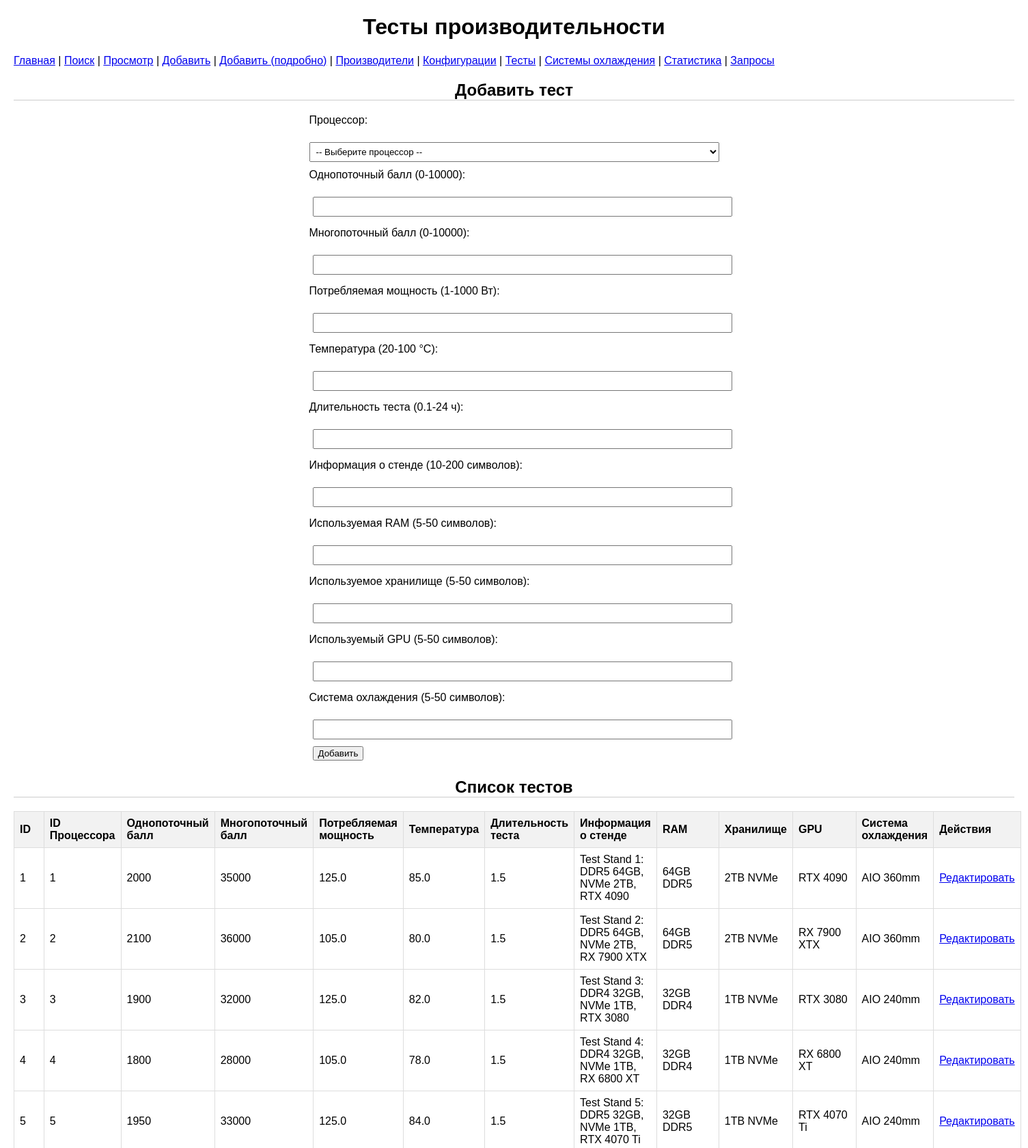
Screenshot of /performance (upper part) with the database file from the repository.
### tables this page shows
CREATE TABLE "performance_tests" (
	"id"	INTEGER,
	"processor_id"	INTEGER,
	"single_core_score"	INTEGER CHECK("single_core_score" BETWEEN 0 AND 10000),
	"multi_core_score"	INTEGER CHECK("multi_core_score" BETWEEN 0 AND 100000),
	"power_consumption"	FLOAT CHECK("power_consumption" BETWEEN 1 AND 1000),
	"temperature"	FLOAT CHECK("temperature" BETWEEN 20 AND 100),
	"test_duration"	FLOAT CHECK("test_duration" BETWEEN 0.1 AND 24),
	"test_stand_info"	VARCHAR(200) CHECK(LENGTH("test_stand_info") BETWEEN 3 AND 200),
	"ram_used"	VARCHAR(50) CHECK(LENGTH("ram_used") BETWEEN 3 AND 50),
	"storage_used"	VARCHAR(50) CHECK(LENGTH("storage_used") BETWEEN 3 AND 50),
	"gpu_used"	VARCHAR(50) CHECK(LENGTH("gpu_used") BETWEEN 3 AND 50),
	"cooling_system"	VARCHAR(50) CHECK(LENGTH("cooling_system") BETWEEN 3 AND 50),
	PRIMARY KEY("id"),
	FOREIGN KEY("processor_id") REFERENCES "processors"("id")
);

### flask_app.py (the view, shortened to what this page needs)
@app.route('/performance', methods=['GET', 'POST'])
def performance():
    errors = []
    with get_db_connection() as conn:
        tests = conn.execute("""
            SELECT id, processor_id, single_core_score, multi_core_score, power_consumption, temperature,
                   test_duration, test_stand_info, ram_used, storage_used, gpu_used, cooling_system
            FROM performance_tests
            ORDER BY id
        """).fetchall()
        processors = conn.execute("SELECT id, model_name FROM processors").fetchall()
    return render_template('performance.html', tests=tests, processors=processors, errors=errors)

### flask_app.py (called while the page is built)
def get_db_connection():
    conn = sqlite3.connect(DB_PATH, timeout=10)
    conn.row_factory = sqlite3.Row
    return conn

### templates/performance.html (shortened to what this page needs)
<!DOCTYPE html>
<html lang="ru">
<head>
    <link rel="stylesheet" href="{{ url_for('static', filename='style.css') }}">
</head>
<body>
    <h1>Тесты производительности</h1>
    <nav>
        <a href="/">Главная</a> |
        <a href="/search">Поиск</a> |
        <a href="/view">Просмотр</a> |
        <a href="/add">Добавить</a> |
        <a href="/add_detailed">Добавить (подробно)</a> |
        <a href="/manufacturers">Производители</a> |
        <a href="/config">Конфигурации</a> |
        <a href="/performance">Тесты</a> |
        <a href="/cooling_systems">Системы охлаждения</a> |
        <a href="/stats">Статистика</a> |
        <a href="/queries">Запросы</a>
    </nav>
    <h2>Добавить тест</h2>
    <form method="POST">
        <label for="processor_id">Процессор:</label><br>
        <select name="processor_id" id="processor_id" required>
            <option value="">-- Выберите процессор --</option>
        </select><br>
        <label for="single_core_score">Однопоточный балл (0-10000):</label><br>
        <input type="number" name="single_core_score" id="single_core_score" min="0" max="10000" required><br>
        <label for="multi_core_score">Многопоточный балл (0-10000):</label><br>
        <input type="number" name="multi_core_score" id="multi_core_score" min="0" max="10000" required><br>
        <label for="power_consumption">Потребляемая мощность (1-1000 Вт):</label><br>
        <input type="number" name="power_consumption" id="power_consumption" min="1" max="1000" required><br>
        <label for="temperature">Температура (20-100 °C):</label><br>
        <input type="number" name="temperature" id="temperature" min="20" max="100" required><br>
        <label for="test_duration">Длительность теста (0.1-24 ч):</label><br>
        <input type="number" step="0.1" name="test_duration" id="test_duration" min="0.1" max="24" required><br>
        <label for="test_stand_info">Информация о стенде (10-200 символов):</label><br>
        <input type="text" name="test_stand_info" id="test_stand_info" required><br>
        <label for="ram_used">Используемая RAM (5-50 символов):</label><br>
        <input type="text" name="ram_used" id="ram_used" required><br>
        <label for="storage_used">Используемое хранилище (5-50 символов):</label><br>
        <input type="text" name="storage_used" id="storage_used" required><br>
        <label for="gpu_used">Используемый GPU (5-50 символов):</label><br>
        <input type="text" name="gpu_used" id="gpu_used" required><br>
        <label for="cooling_system">Система охлаждения (5-50 символов):</label><br>
        <input type="text" name="cooling_system" id="cooling_system" required><br>
        <button type="submit">Добавить</button>
    </form>
    <h2>Список тестов</h2>
    {% if tests %}
        <table>
            <tr>
                <th>ID</th>
                <th>ID Процессора</th>
                <th>Однопоточный балл</th>
                <th>Многопоточный балл</th>
                <th>Потребляемая мощность</th>
                <th>Температура</th>
                <th>Длительность теста</th>
                <th>Информация о стенде</th>
                <th>RAM</th>
                <th>Хранилище</th>
                <th>GPU</th>
                <th>Система охлаждения</th>
                <th>Действия</th>
            </tr>
            {% for test in tests %}
            <tr>
                <td>{{ test['id'] }}</td>
                <td>{{ test['processor_id'] }}</td>
                <td>{{ test['single_core_score'] }}</td>
                <td>{{ test['multi_core_score'] }}</td>
                <td>{{ test['power_consumption'] }}</td>
                <td>{{ test['temperature'] }}</td>
                <td>{{ test['test_duration'] }}</td>
                <td>{{ test['test_stand_info'] }}</td>
                <td>{{ test['ram_used'] }}</td>
                <td>{{ test['storage_used'] }}</td>
                <td>{{ test['gpu_used'] }}</td>
                <td>{{ test['cooling_system'] }}</td>
                <td><a href="{{ url_for('edit_performance', id=test['id']) }}">Редактировать</a></td>
            </tr>
            {% endfor %}
        </table>
    {% else %}
        <p>Нет тестов для отображения.</p>
    {% endif %}
</body>
</html>

### static/style.css (style rules this page uses)
body { font-family: Arial, sans-serif; margin: 20px; }
nav { margin-bottom: 20px; }
table { border-collapse: collapse; width: 100%; }
th, td { border: 1px solid #ddd; padding: 8px; text-align: left; }
th { background-color: #f2f2f2; }
form { margin-bottom: 20px; }
input, button { margin: 5px; }
form { max-width: 600px; margin: 20px auto; }
label { display: block; margin-top: 10px; }
input, select { width: 100%; padding: 5px; margin-top: 5px; }
h2 { margin-top: 20px; text-align: center; border-bottom: 1px solid #ccc; }
h1 { text-align: center; }

### rows the page displays
performance_tests: id "1", processor_id "1", single_core_score "2000", multi_core_score "35000", power_consumption "125.0", temperature "85.0", test_duration "1.5", test_stand_info "Test Stand 1: DDR5 64GB, NVMe 2TB, RTX 4090", ram_used "64GB DDR5", storage_used "2TB NVMe", gpu_used "RTX 4090", cooling_system "AIO 360mm"
performance_tests: id "2", processor_id "2", single_core_score "2100", multi_core_score "36000", power_consumption "105.0", temperature "80.0", test_duration "1.5", test_stand_info "Test Stand 2: DDR5 64GB, NVMe 2TB, RX 7900 XTX", ram_used "64GB DDR5", storage_used "2TB NVMe", gpu_used "RX 7900 XTX", cooling_system "AIO 360mm"
performance_tests: id "3", processor_id "3", single_core_score "1900", multi_core_score "32000", power_consumption "125.0", temperature "82.0", test_duration "1.5", test_stand_info "Test Stand 3: DDR4 32GB, NVMe 1TB, RTX 3080", ram_used "32GB DDR4", storage_used "1TB NVMe", gpu_used "RTX 3080", cooling_system "AIO 240mm"
performance_tests: id "4", processor_id "4", single_core_score "1800", multi_core_score "28000", power_consumption "105.0", temperature "78.0", test_duration "1.5", test_stand_info "Test Stand 4: DDR4 32GB, NVMe 1TB, RX 6800 XT", ram_used "32GB DDR4", storage_used "1TB NVMe", gpu_used "RX 6800 XT", cooling_system "AIO 240mm"
performance_tests: id "5", processor_id "5", single_core_score "1950", multi_core_score "33000", power_consumption "125.0", temperature "84.0", test_duration "1.5", test_stand_info "Test Stand 5: DDR5 32GB, NVMe 1TB, RTX 4070 Ti", ram_used "32GB DDR5", storage_used "1TB NVMe", gpu_used "RTX 4070 Ti", cooling_system "AIO 240mm"
